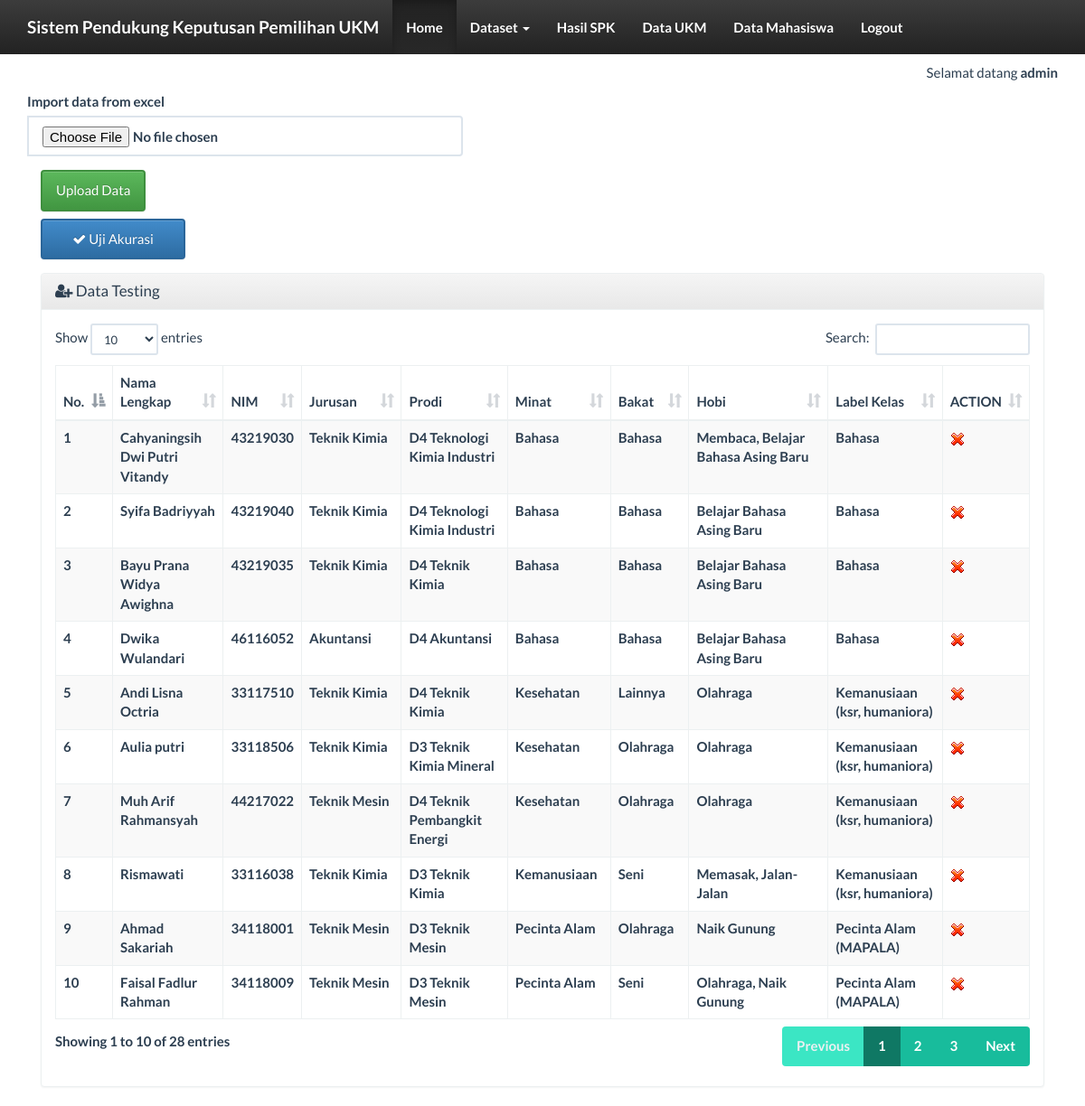
The page /index_admin.php?page=testing&actions=tampil (signed in) on the database its author committed.
### tables this page shows
CREATE TABLE `tb_data_testing` (
  `id` int(11) NOT NULL,
  `nama` varchar(200) DEFAULT NULL,
  `nim` int(20) DEFAULT NULL,
  `jurusan` varchar(100) DEFAULT NULL,
  `prodi` varchar(100) DEFAULT NULL,
  `minat` varchar(50) DEFAULT NULL,
  `bakat` varchar(50) DEFAULT NULL,
  `hobi` varchar(100) DEFAULT NULL,
  `label` varchar(50) DEFAULT NULL,
  `kelas_hasil` varchar(50) DEFAULT NULL,
  `nilai_wirausaha` double DEFAULT NULL,
  `nilai_kemanusiaan` double DEFAULT NULL,
  `nilai_senior` double DEFAULT NULL,
  `nilai_mapala` double DEFAULT NULL,
  `nilai_persma` double DEFAULT NULL,
  `nilai_bahasa` double DEFAULT NULL,
  `nilai_pramuka` double DEFAULT NULL
);

### db/database.php (called while the page is built, shortened)
<?php
class database {
    private $servername;
    private $user_db;
    private $password_db;
    private $database;
    private $koneksi;
    function database() {
        return $this->connect_db();
    }
    function load_conf_db() {
        $path = dirname(__FILE__) . '/koneksi.php';
        if (file_exists($path)) {
            $conf = include $path;
            $this->servername = @$conf['host'];
            $this->database = @$conf['dbname'];
            $this->user_db = @$conf['username'];
            $this->password_db = @$conf['password'];
        }
    }
    public function connect_db() {
        $this->koneksi = mysqli_connect($this->servername, $this->user_db, $this->password_db, $this->database);
        return $this->koneksi;
    }
    function db_query($sql) {
        $conn = $this->koneksi;
        return mysqli_query($conn, $sql);
    }
    function db_fetch_array($result) {
        return mysqli_fetch_array($result);
    }
}
?>

### db/koneksi.php (called while the page is built)
<?php
return array(
    'host' => "localhost",
    'username' => "root",
    'password' => "",
    'dbname' => "spk_ukm",
);
?>

### views/testing_tampil.php (the view, shortened to what this page needs)
<?php
require 'db/database.php';
?>
<div class="container">
    <div class="row">
            <div class="col-md-12">
                <form method="post" enctype="multipart/form-data" action="">
                    <div class="form-group">
                        <div class="input-group">
                            <label>Import data from excel</label>
                            <input name="filetesting" type="file" class="form-control">
                        </div>
                    </div>
                 <div class="col-md-2">
                    <div class="form-group">
                        <input name="submit" type="submit" value="Upload Data" class="btn btn-success">
                        <button name="uji_akurasi" type="submit"  class="btn btn-primary" onclick="">
                            <i class="fa fa-check"></i> Uji Akurasi
                        </button>
                    </div>
                </div>
                </div>
                    </div>
                <?php
        $db_object = new database();
        ?>
        <div class="col-xs-12">
            <div class="panel panel-default">
                <div class="panel-heading">
                    <h3 class="panel-title"><span class="fa fa-user-plus"></span> Data Testing</h3>
                </div>
                <div class="panel-body">
                    <table id="dataTable" class="table table-bordered table-striped table-hover">
                        <thead>
                            <tr>
                                <th>No.</th><th>Nama Lengkap</th><th>NIM</th><th>Jurusan</th><th>Prodi</th><th>Minat</th><th>Bakat</th><th>Hobi</th><th>Label Kelas</th><th>ACTION</th>
                            </tr>
                        </thead>
                        <tbody>
                           <?php
                            $sql2 = "SELECT * FROM tb_data_testing";
                            $query2 = $db_object->db_query($sql2);
                            $no = 1;
                            while ($row = $db_object->db_fetch_array($query2)) {
                            echo "<tr>";
                            echo "<td>" . $no . "</td>";
                            echo "<td>" . $row['nama'] . "</td>";
                            echo "<td>" . $row['nim'] . "</td>";
                            echo "<td>" . $row['jurusan'] . "</td>";
                            echo "<td>" . $row['prodi'] . "</td>";
                            echo "<td>" . $row['minat'] . "</td>";
                            echo "<td>" . $row['bakat'] . "</td>";
                            echo "<td>" . $row['hobi'] . "</td>";
                            echo "<td>" . $row['label'] . "</td>";
                            echo "<td><a href='?page=testing&actions=delete&id_testing=".$row['id_testing']."'>"
                                    . "<img src='images/delete.gif'/></a></td>";
                            echo "</tr>";
                            $no++;
                              }
                        ?>
                    </table>

### index_admin.php (style rules this page uses)
body { margin-top:70px; }
button { background-color: #4CAF50; color: white; padding: 14px 20px; margin: 8px 0; border: none; cursor: pointer; width: 100%; }

### rows shown on the page
tb_data_testing: nama "Cahyaningsih Dwi Putri Vitandy", nim "43219030", jurusan "Teknik Kimia", prodi "D4 Teknologi Kimia Industri", minat "Bahasa", bakat "Bahasa", hobi "Membaca, Belajar Bahasa Asing Baru", label "Bahasa"
tb_data_testing: nama "Syifa Badriyyah", nim "43219040", jurusan "Teknik Kimia", prodi "D4 Teknologi Kimia Industri", minat "Bahasa", bakat "Bahasa", hobi "Belajar Bahasa Asing Baru", label "Bahasa"
tb_data_testing: nama "Bayu Prana Widya Awighna", nim "43219035", jurusan "Teknik Kimia", prodi "D4 Teknik Kimia", minat "Bahasa", bakat "Bahasa", hobi "Belajar Bahasa Asing Baru", label "Bahasa"
tb_data_testing: nama "Dwika Wulandari", nim "46116052", jurusan "Akuntansi", prodi "D4 Akuntansi", minat "Bahasa", bakat "Bahasa", hobi "Belajar Bahasa Asing Baru", label "Bahasa"
tb_data_testing: nama "Andi Lisna Octria", nim "33117510", jurusan "Teknik Kimia", prodi "D4 Teknik Kimia", minat "Kesehatan", bakat "Lainnya", hobi "Olahraga", label "Kemanusiaan (ksr, humaniora)"
tb_data_testing: nama "Aulia putri", nim "33118506", jurusan "Teknik Kimia", prodi "D3 Teknik Kimia Mineral", minat "Kesehatan", bakat "Olahraga", hobi "Olahraga", label "Kemanusiaan (ksr, humaniora)"
tb_data_testing: nama "Muh Arif Rahmansyah", nim "44217022", jurusan "Teknik Mesin", prodi "D4 Teknik Pembangkit Energi", minat "Kesehatan", bakat "Olahraga", hobi "Olahraga", label "Kemanusiaan (ksr, humaniora)"
tb_data_testing: nama "Rismawati", nim "33116038", jurusan "Teknik Kimia", prodi "D3 Teknik Kimia", minat "Kemanusiaan", bakat "Seni", hobi "Memasak, Jalan-Jalan", label "Kemanusiaan (ksr, humaniora)"
tb_data_testing: nama "Ahmad Sakariah", nim "34118001", jurusan "Teknik Mesin", prodi "D3 Teknik Mesin", minat "Pecinta Alam", bakat "Olahraga", hobi "Naik Gunung", label "Pecinta Alam (MAPALA)"
tb_data_testing: nama "Faisal Fadlur Rahman", nim "34118009", jurusan "Teknik Mesin", prodi "D3 Teknik Mesin", minat "Pecinta Alam", bakat "Seni", hobi "Olahraga, Naik Gunung", label "Pecinta Alam (MAPALA)"

### other values the page prints
$_SESSION['username'] "admin"
